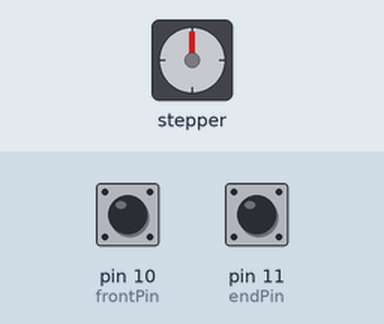
This sketch was run on a simulated Arduino Uno, built with avr-gcc and run on an emulated ATmega328P. Parts: stepper motor. The inputs (shaded band) are chosen by the test bench; at power-on: pin 10 (frontPin) HIGH, pin 11 (endPin) HIGH. Stepper angles assume 200 steps per turn.

Above: at 1.2 s.
1.3 s: pin 10 (frontPin) pulled LOW for 0.15 s
At 1.45 s:
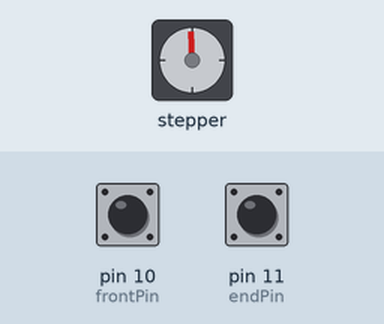
At 2.05 s:
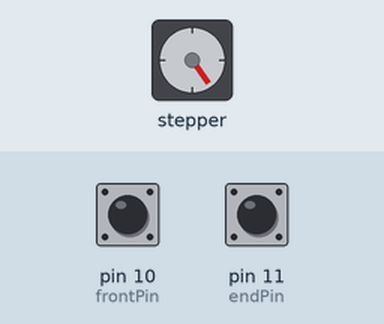
4.3 s: pin 11 (endPin) pulled LOW for 0.15 s
At 4.45 s:
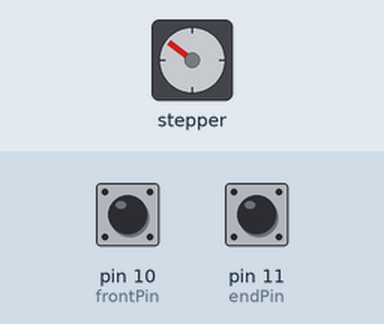
7.4 s: pin 10 (frontPin) pulled LOW for 1 s
10.9 s: pin 11 (endPin) pulled LOW for 1 s
Timing chart, 0 to 14.9 s (numbered marks = the images above; inputs shaded):
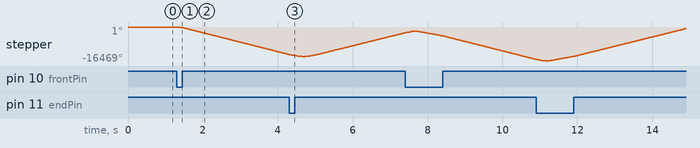

The sketch:

sliderCam.ino
```cpp
//This is an example of how you would control 1 stepper

#include <AccelStepper.h>
String dir = "left";
int motorSpeed = 4800; //maximum steps per second (about 3rps / at 16 microsteps)
int motorAccel = 80000; //steps/second/second to accelerate

int motorDirPin = 8; //digital pin 2
int motorStepPin = 9; //digital pin 3

int frontPin=10;
int endPin=11;
//set up the accelStepper intance
//the "1" tells it we are using a driver
AccelStepper stepper(1, motorStepPin, motorDirPin);
void setup(){
  Serial.begin(9600);
  stepper.setMaxSpeed(motorSpeed);
  stepper.setSpeed(motorSpeed);
  stepper.setAcceleration(motorAccel);

  //stepper.moveTo(64000); //move 32000 steps (should be 10 rev)
  pinMode(frontPin, INPUT);
  pinMode(endPin, INPUT);
  digitalWrite(frontPin, HIGH);
  digitalWrite(endPin, HIGH);
}

void loop(){
  if(digitalRead(frontPin)==LOW){
    dir="right";
    stepper.moveTo(stepper.currentPosition()-96000);
  }else if(digitalRead(endPin)==LOW){
    dir="left";
    stepper.moveTo(stepper.currentPosition()+96000);
  }
  //Serial.println(dir);

  //if stepper is at desired location
  if (stepper.distanceToGo() == 0){
    if(digitalRead(frontPin)==LOW){
      dir="right";
      stepper.moveTo(stepper.currentPosition()-96000);
    }else if(digitalRead(endPin)==LOW){
      dir="left";
      stepper.moveTo(stepper.currentPosition()+96000);
    }
  }
  //these must be called as often as possible to ensure smooth operation
  //any delay will cause jerky motion
  stepper.run();
}
```

Measured:
- after the input at 1.3 s, stepper: keeps turning counter-clockwise at about 4455°/s, starting at once
